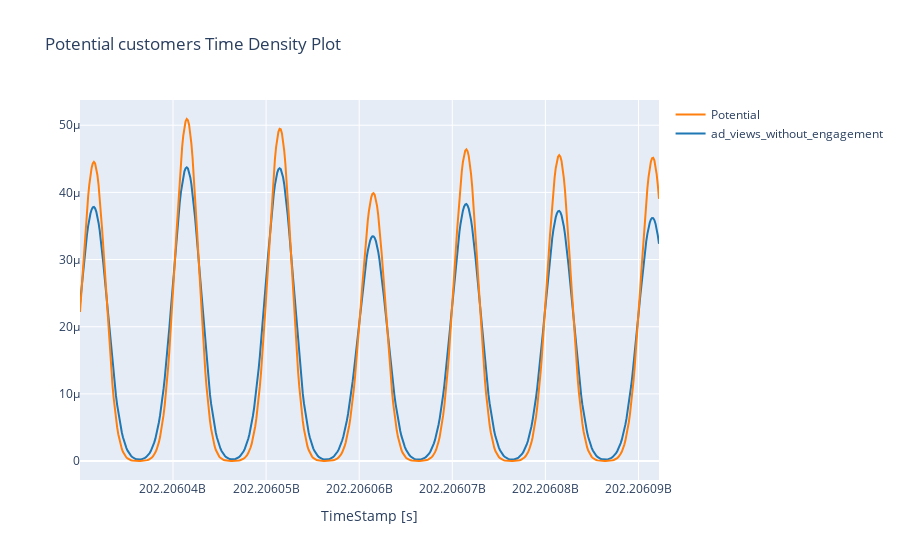

Notebook code for this chart:
### Code cell
class_0 = df_ad_views_without_engagement["e_et"]
class_1 = df_potential_customers['e_et']

hist_data = [class_0, class_1]
group_labels = ['ad_views_without_engagement', 'Potential']

fig = ff.create_distplot(hist_data, group_labels, show_hist=False, show_rug=False)
fig['layout'].update(title='Potential customers Time Density Plot', xaxis=dict(title='TimeStamp [s]'))
iplot(fig, filename='dist_only')

### Figure 1 — Plotly figure (JSON) as saved in the notebook; plotly's stock layout.template omitted (floating-point values rounded to 4 significant figures; data arrays with more than 128 entries replaced by an {"elided": "..."} marker saying what was removed)
{"data": [{"legendgroup": "ad_views_without_engagement", "marker": {"color": "rgb(31, 119, 180)"}, "mode": "lines", "name": "ad_views_without_engagement", "showlegend": true, "type": "scatter", "x": {"elided": "500 float values"}, "xaxis": "x", "y": {"elided": "500 float values"}, "yaxis": "y"}, {"legendgroup": "Potential", "marker": {"color": "rgb(255, 127, 14)"}, "mode": "lines", "name": "Potential", "showlegend": true, "type": "scatter", "x": {"elided": "500 float values"}, "xaxis": "x", "y": {"elided": "500 float values"}, "yaxis": "y"}], "layout": {"barmode": "overlay", "hovermode": "closest", "legend": {"traceorder": "reversed"}, "title": {"text": "Potential customers Time Density Plot"}, "xaxis": {"anchor": "y2", "domain": [0, 1], "title": {"text": "TimeStamp [s]"}, "zeroline": false}, "yaxis": {"anchor": "free", "domain": [0, 1], "position": 0}}}
